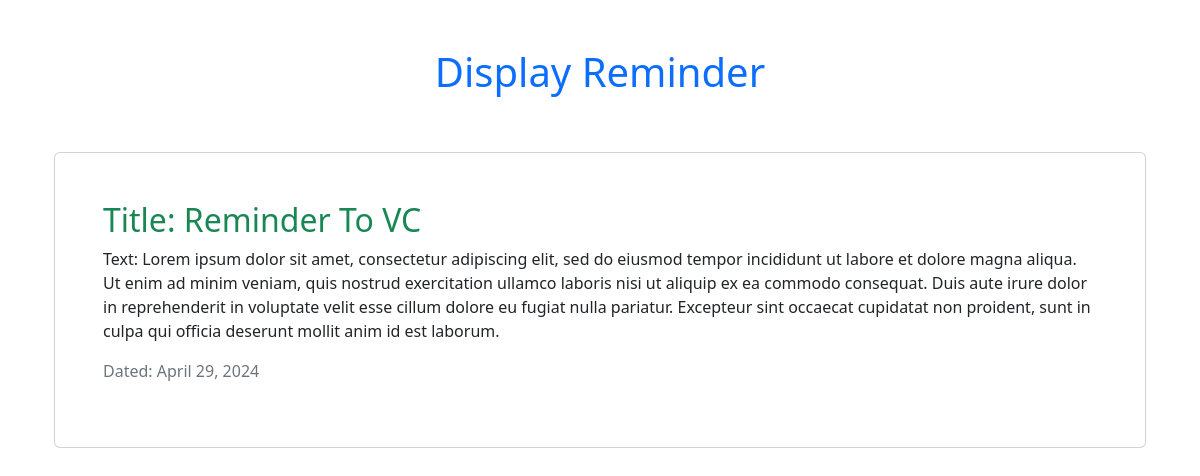
The app's page /reminder/Reminder/1/ with its own data.
### reminder/models.py (models this page shows)
class Reminder(models.Model):
    title = models.CharField(max_length=200)
    text = models.TextField()
    dated = models.DateField(auto_now_add = True)

### reminder/views.py (the view)
# urls.py: path('Reminder/<int:pk>/', views.DisplayReminderView.as_view(), name = 'Reminder_Details'),
class DisplayReminderView(DetailView):
    model = Reminder
    template_name = 'reminder/display_reminder.html'
    context_object_name = 'reminder'
    def get_object(self, queryset = None):
        obj = super().get_object(queryset = queryset)
        if not obj:
            raise Http404("Page Does Not Exists!")
        return super().get_object(queryset)

### reminder/templates/reminder/display_reminder.html
{% extends "base.html" %} {% block content %}
<div class="container">
  <h1 class="text-primary">Display Reminder</h1>
  <br /><br />
  <div class="card text-start p-5">
    <h2 class="text-success">Title: {{ reminder.title }}</h2>
    <p>Text: {{ reminder.text}}</p>
    <p class="text-secondary">Dated: {{ reminder.dated }}</p>
  </div>
</div>
{% endblock %}

### records on screen
Reminder: title "Reminder To VC", text "Lorem ipsum dolor sit amet, consectetur adipiscing elit, sed do eiusmod tempor incididunt ut labore et dolore magna aliqua. Ut enim ad minim veniam, quis nostrud exercitation ullamco laboris nisi ut aliquip ex ea commodo consequat. Duis aute irure dolor in reprehenderit in voluptate velit esse cillum dolore eu fugiat nulla pariatur. Excepteur sint occaecat cupidatat non proident, sunt in culpa qui officia deserunt mollit anim id est laborum.", dated "April 29, 2024"
